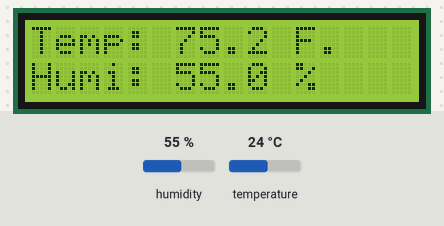
The sketch below on a simulated Arduino Uno, built with avr-gcc and run on an emulated ATmega328P. Shown: 16×2 character LCD. Inputs (shaded band) come from the test bench; at power-on: humidity 55 %, temperature 24 °C. What the sketch prints to the serial monitor is not drawn.

Above: at 2.6 s.
2.7 s: humidity set to 22 %
At 4.4 s:
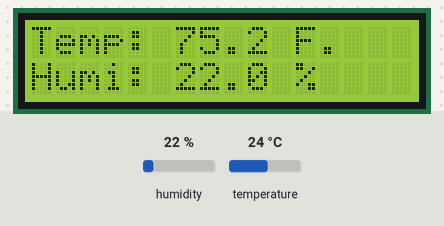
5.7 s: temperature set to 12 °C
At 6.7 s:
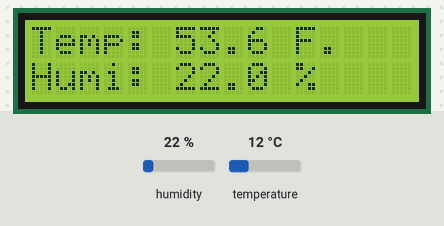
8.7 s: humidity set to 40 %
At 11.3 s:
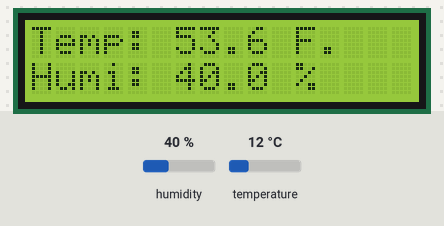
11.7 s: temperature set to 19 °C
At 12.7 s:
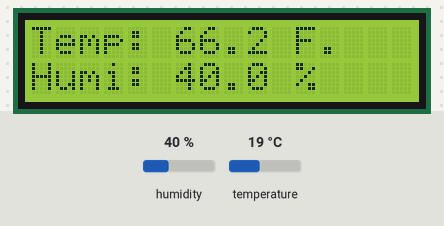
Timing chart, 0 to 14.7 s (numbered marks = the images above; inputs shaded):
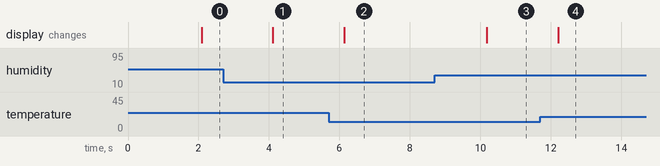

Measured:
- after the input at 2.7 s, the display: changes after 1.4 s (image 1)
- after the input at 5.7 s, the display: changes after 0.44 s (image 2)
- after the input at 8.7 s, the display: changes after 1.5 s (image 3)
- after the input at 11.7 s, the display: changes after 0.51 s (image 4)

The sketch:

3D-Print-Material-Humidity.ino
```cpp
#include "DHT.h"
#include "LiquidCrystal.h"

#define DHTPIN 6
#define DHTTYPE DHT22

DHT dht(DHTPIN, DHTTYPE);

LiquidCrystal lcd (12, 11, 5, 4, 3, 2);

void setup() {
	Serial.begin(9600);
	Serial.println(F("DHTxx test!"));

	dht.begin();

	lcd.begin(16, 2);
	lcd.print("Temp:");
	lcd.setCursor(0, 1);
	lcd.print("Humi:");
	lcd.setCursor(11, 0);
	lcd.print("F.");
	lcd.setCursor(11, 1);
	lcd.print("%");

}

void loop () {
	delay(2000); // wait 2 seconds between measurements.

	  // Reading temperature or humidity takes about 250 milliseconds!
  // Sensor readings may also be up to 2 seconds 'old' (its a very slow sensor)
  float h = dht.readHumidity();
  // Read temperature as Celsius (the default)
  float t = dht.readTemperature();
  // Read temperature as Fahrenheit (isFahrenheit = true)
  float f = dht.readTemperature(true);

  // Check if any reads failed and exit early (to try again).
  if (isnan(h) || isnan(t) || isnan(f)) {
    Serial.println(F("Failed to read from DHT sensor!"));
    return;

     }

  // Compute heat index in Fahrenheit (the default)
  float hif = dht.computeHeatIndex(f, h);
  // Compute heat index in Celsius (isFahreheit = false)
  float hic = dht.computeHeatIndex(t, h, false);

  Serial.print(F("Humidity: "));
  Serial.print(h);
  Serial.print(F("%  Temperature: "));
  Serial.print(t);
  Serial.print(F("°C "));
  Serial.print(f);
  Serial.print(F("°F  Heat index: "));
  Serial.print(hic);
  Serial.print(F("°C "));
  Serial.print(hif);
  Serial.println(F("°F"));

  lcd.setCursor(6, 0);
  lcd.print(f,1);
  lcd.setCursor(6, 1);
  lcd.print(h,1);
}
```
